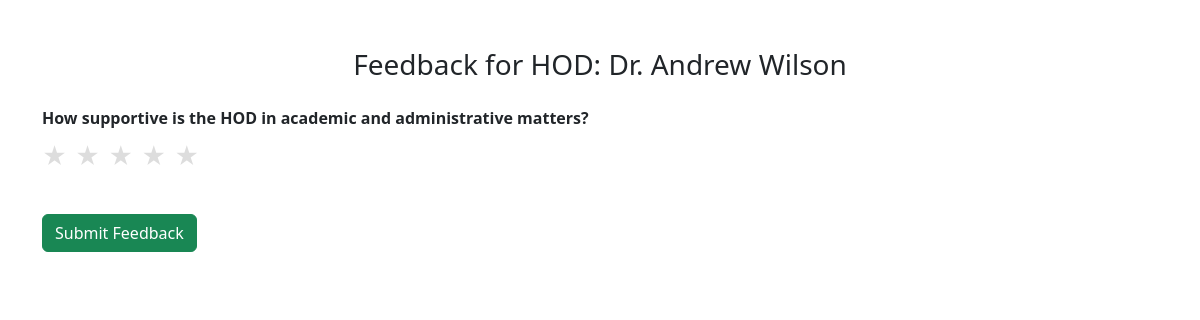
Page /faculty/faculty_to_hod_feedback.php?user_id=3&role=hod (signed in) on the committed database.
### tables this page shows
CREATE TABLE `hod` (
  `user_id` int(11) NOT NULL,
  `name` varchar(100) NOT NULL,
  `email` varchar(100) NOT NULL,
  `mobile` varchar(15) DEFAULT NULL,
  `password` varchar(255) NOT NULL,
  `dept_id` int(11) DEFAULT NULL
);

CREATE TABLE `questions` (
  `id` int(11) NOT NULL,
  `question_text` varchar(255) NOT NULL,
  `role` enum('student','faculty','hod') NOT NULL,
  `feedback_type` enum('student-to-faculty','faculty-to-student','faculty-to-hod','hod-to-faculty') NOT NULL,
  `created_at` timestamp NOT NULL DEFAULT current_timestamp()
);

### faculty/faculty_to_hod_feedback.php (the view, shortened to what this page needs)
<?php
include("../dbconnect.php");
$giver_id = $_SESSION['user_id'];
$giver_role = 'faculty';
$receiver_id = isset($_GET['user_id']) ? intval($_GET['user_id']) : 0;
$receiver_role = isset($_GET['role']) ? $_GET['role'] : '';
$check = $conn->prepare("SELECT 1 FROM fedback WHERE giver_id = ? AND receiver_id = ? AND giver_role = ? AND receiver_role = ? LIMIT 1");
$check->bind_param("iiss", $giver_id, $receiver_id, $giver_role, $receiver_role);
$check->execute();
$alreadySubmitted = $check->get_result()->num_rows > 0;
$hodQuery = $conn->prepare("SELECT name FROM hod WHERE user_id = ?");
$hodQuery->bind_param("i", $receiver_id);
$hodQuery->execute();
$hodResult = $hodQuery->get_result();
$hod = $hodResult->fetch_assoc();
$questions = $conn->prepare("SELECT * FROM questions WHERE role = ? AND feedback_type = ?");
$feedback_type = 'faculty-to-hod';
$questions->bind_param("ss", $giver_role, $feedback_type);
$questions->execute();
$questionsResult = $questions->get_result();
?>
<!DOCTYPE html>
<html lang="en">
<head>
    <link href="https://cdn.jsdelivr.net/npm/bootstrap@5.3.0/dist/css/bootstrap.min.css" rel="stylesheet">
</head>
<body>
<div class="container mt-5">
    <h3 class="mb-4 text-center">Feedback for HOD: <?= htmlspecialchars($hod['name']) ?></h3>
    <?php if ($alreadySubmitted): ?>
        <div class="alert alert-warning text-center">You have already submitted feedback for this HOD.</div>
    <?php else: ?>
        <form action="../submit_feedback.php" method="POST">
            <?php while ($q = $questionsResult->fetch_assoc()): ?>
                <div class="mb-4">
                    <label class="form-label"><strong><?= htmlspecialchars($q['question_text']) ?></strong></label>
                    <div class="star-rating d-flex gap-2">
                        <?php for ($i = 1; $i <= 5; $i++): ?>
                            <label for="q<?= $q['id'] ?>_<?= $i ?>">★</label>
                        <?php endfor; ?>
                    </div>
                </div>
            <?php endwhile; ?>
            <button type="submit" class="btn btn-success mt-3">Submit Feedback</button>
        </form>
    <?php endif; ?>
</div>
</body>
</html>

### faculty/faculty_to_hod_feedback.php (style rules this page uses)
.star-rating label { font-size: 1.5em; color: #ddd; cursor: pointer; }

### rows in the picture
hod: name "Dr. Andrew Wilson"
questions: question_text "How supportive is the HOD in academic and administrative matters?"
